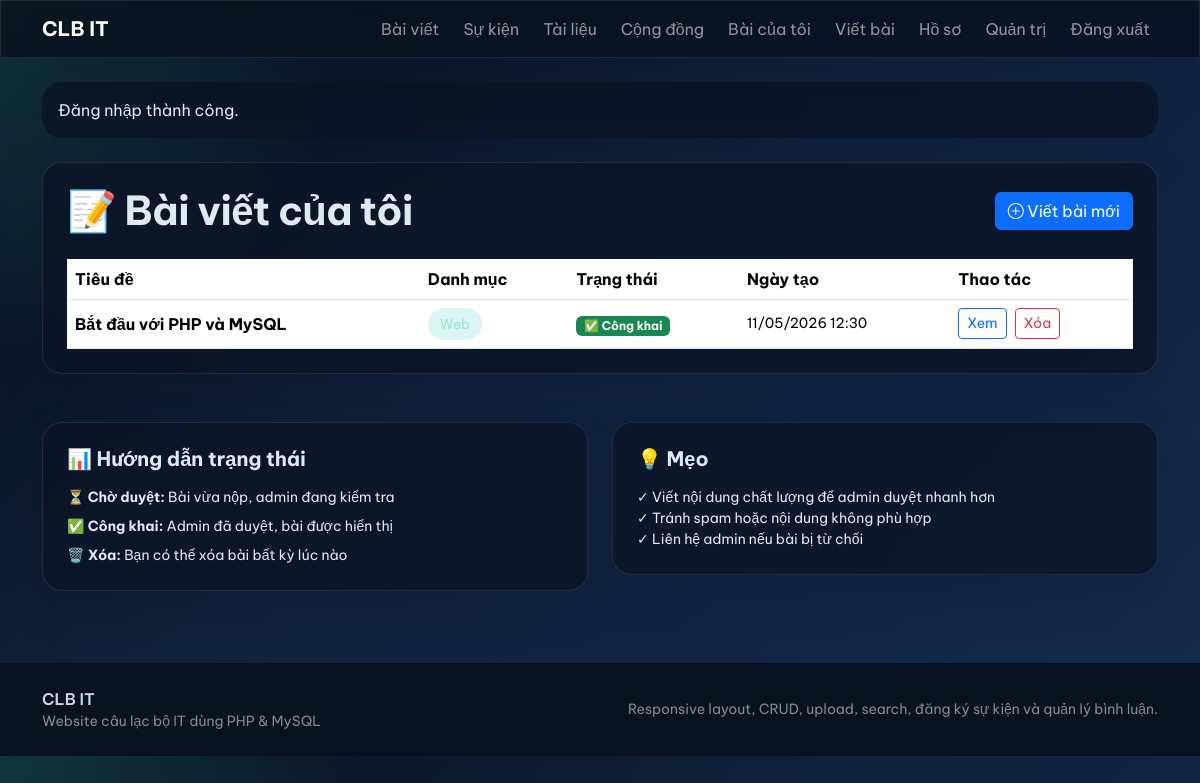
Page /my-posts.php (signed in) on the committed database.
### tables this page shows
CREATE TABLE posts (
    id INT AUTO_INCREMENT PRIMARY KEY,
    title VARCHAR(255) NOT NULL,
    slug VARCHAR(255) NOT NULL UNIQUE,
    excerpt VARCHAR(300) NOT NULL,
    content LONGTEXT NOT NULL,
    image VARCHAR(255) NULL,
    category_id INT NOT NULL,
    user_id INT NOT NULL,
    status ENUM('draft', 'published') NOT NULL DEFAULT 'published',
    published_at DATETIME NULL,
    created_at TIMESTAMP DEFAULT CURRENT_TIMESTAMP,
    updated_at TIMESTAMP DEFAULT CURRENT_TIMESTAMP ON UPDATE CURRENT_TIMESTAMP,
    CONSTRAINT fk_posts_category FOREIGN KEY (category_id) REFERENCES categories(id) ON DELETE RESTRICT,
    CONSTRAINT fk_posts_user FOREIGN KEY (user_id) REFERENCES users(id) ON DELETE CASCADE,
    INDEX idx_posts_category (category_id),
    INDEX idx_posts_user (user_id),
    INDEX idx_posts_status_date (status, published_at)
);

CREATE TABLE categories (
    id INT AUTO_INCREMENT PRIMARY KEY,
    name VARCHAR(100) NOT NULL UNIQUE,
    slug VARCHAR(120) NOT NULL UNIQUE,
    created_at TIMESTAMP DEFAULT CURRENT_TIMESTAMP,
    updated_at TIMESTAMP DEFAULT CURRENT_TIMESTAMP ON UPDATE CURRENT_TIMESTAMP
);

### config/database.php (called while the page is built, shortened)
<?php
function db(): PDO
{
    static $pdo = null;
    if ($pdo instanceof PDO) {
        return $pdo;
    }
    $dsn = 'mysql:host=' . DB_HOST . ';dbname=' . DB_NAME . ';charset=utf8mb4';
    $pdo = new PDO($dsn, DB_USER, DB_PASS, [
        PDO::ATTR_ERRMODE => PDO::ERRMODE_EXCEPTION,
        PDO::ATTR_DEFAULT_FETCH_MODE => PDO::FETCH_ASSOC,
        PDO::ATTR_EMULATE_PREPARES => false,
    ]);
    return $pdo;
}

### includes/functions.php (called while the page is built, shortened)
<?php
function e(?string $value): string
{
    return htmlspecialchars((string) $value, ENT_QUOTES, 'UTF-8');
}
function format_datetime(?string $value): string
{
    return date('d/m/Y H:i', strtotime($value));
}
function short_text(?string $value, int $limit = 140): string
{
    $value = trim((string) $value);
    if (mb_strlen($value) <= $limit) {
        return $value;
    }
    return mb_substr($value, 0, $limit - 3) . '...';
}
function badge_class_for_status(string $status): string
{
    return match ($status) {
        'active', 'published', 'approved' => 'text-bg-success',
        'locked', 'draft', 'pending' => 'text-bg-warning',
        'archived', 'spam' => 'text-bg-secondary',
        default => 'text-bg-primary',
    };
}

### my-posts.php (the view, shortened to what this page needs)
<?php
require_once __DIR__ . '/config/database.php';
require_once __DIR__ . '/includes/functions.php';
$userId = current_user_id();
$stmt = db()->prepare("SELECT p.*, c.name AS category_name FROM posts p INNER JOIN categories c ON c.id = p.category_id WHERE p.user_id = :user_id ORDER BY p.created_at DESC");
$stmt->execute(['user_id' => $userId]);
$myPosts = $stmt->fetchAll();
require_once __DIR__ . '/includes/header.php';
?>
<div class="clubit-card p-4">
    <div class="d-flex justify-content-between align-items-center flex-wrap gap-2 mb-4">
        <h1 class="section-title mb-0">📝 Bài viết của tôi</h1>
        <a href="/create-post.php" class="btn btn-primary"><i class="bi bi-plus-circle"></i> Viết bài mới</a>
    </div>
    <?php if (empty($myPosts)): ?>
        <div class="alert alert-info border-0 mb-0">
            <strong>Bạn chưa viết bài nào.</strong> <a href="/create-post.php" class="alert-link">Viết bài đầu tiên ngay!</a>
        </div>
    <?php else: ?>
        <div class="table-responsive">
            <table class="table align-middle mb-0">
                <thead>
                    <tr>
                        <th>Tiêu đề</th>
                        <th>Danh mục</th>
                        <th>Trạng thái</th>
                        <th>Ngày tạo</th>
                        <th>Thao tác</th>
                    </tr>
                </thead>
                <tbody>
                    <?php foreach ($myPosts as $post): ?>
                        <tr>
                            <td>
                                <strong><?php echo e(short_text($post['title'], 50)); ?></strong>
                            </td>
                            <td>
                                <span class="soft-badge"><?php echo e($post['category_name']); ?></span>
                            </td>
                            <td>
                                <span class="badge <?php echo e(badge_class_for_status($post['status'])); ?>">
                                    <?php
                                        $statusText = [
                                            'pending' => '⏳ Chờ duyệt',
                                            'published' => '✅ Công khai',
                                            'draft' => '📝 Nháp',
                                            'archived' => '📦 Lưu trữ'
                                        ];
                                        echo $statusText[$post['status']] ?? e($post['status']);
                                    ?>
                                </span>
                            </td>
                            <td class="small"><?php echo e(format_datetime($post['created_at'])); ?></td>
                            <td>
                                <div class="d-flex gap-2 flex-wrap">
                                    <?php if ($post['status'] === 'published'): ?>
                                        <a href="/post.php?id=<?php echo (int) $post['id']; ?>" class="btn btn-outline-primary btn-sm" target="_blank">Xem</a>
                                    <?php endif; ?>
                                    <form method="post" onsubmit="return confirm('Xóa bài viết này?');" style="display:inline;">
                                        <button class="btn btn-outline-danger btn-sm">Xóa</button>
                                    </form>
                                </div>
                            </td>
                        </tr>
                    <?php endforeach; ?>
                </tbody>
            </table>
        </div>
    <?php endif; ?>
</div>
<div class="row g-4 mt-4">
    <div class="col-lg-6">
        <div class="clubit-card p-4">
            <h5 class="fw-bold mb-3">📊 Hướng dẫn trạng thái</h5>
            <div class="small">
                <p class="mb-2"><strong>⏳ Chờ duyệt:</strong> Bài vừa nộp, admin đang kiểm tra</p>
                <p class="mb-2"><strong>✅ Công khai:</strong> Admin đã duyệt, bài được hiển thị</p>
                <p class="mb-0"><strong>🗑️ Xóa:</strong> Bạn có thể xóa bài bất kỳ lúc nào</p>
            </div>
        </div>
    </div>
    <div class="col-lg-6">
        <div class="clubit-card p-4">
            <h5 class="fw-bold mb-3">💡 Mẹo</h5>
            <div class="small">
                <p class="mb-0">✓ Viết nội dung chất lượng để admin duyệt nhanh hơn<br>
                   ✓ Tránh spam hoặc nội dung không phù hợp<br>
                   ✓ Liên hệ admin nếu bài bị từ chối</p>
            </div>
        </div>
    </div>
</div>
<?php require_once __DIR__ . '/includes/footer.php'; ?>

### assets/css/app.css (style rules this page uses)
:root { --clubit-bg: #08111f; --clubit-surface: rgba(12, 21, 39, 0.84); --clubit-card: rgba(255, 255, 255, 0.94); --clubit-accent: #36c2b4; --clubit-accent-2: #1d4ed8; --clubit-text: #dfe8f3; --clubit-muted: #93a4ba; --clubit-border: rgba(255, 255, 255, 0.09); }
* { box-sizing: border-box; }
body { font-family: 'Be Vietnam Pro', sans-serif; background: radial-gradient(circle at top left, rgba(54, 194, 180, 0.18), transparent 28%), radial-gradient(circle at top right, rgba(29, 78, 216, 0.18), transparent 30%), linear-gradient(180deg, #f6fbff 0%, #eef4fb 36%, #e8eef8 100%); color: #0f172a; }
body.clubit-logged-in { background: radial-gradient(circle at top left, rgba(54, 194, 180, 0.2), transparent 25%), linear-gradient(135deg, #07111f 0%, #10213a 42%, #132b4d 100%); color: var(--clubit-text); }
.navbar-glass, .clubit-card, .clubit-panel, .sidebar-glass { backdrop-filter: blur(18px); border: 1px solid var(--clubit-border); box-shadow: 0 18px 50px rgba(2, 8, 23, 0.12); }
.clubit-card, .clubit-panel { background: var(--clubit-card); border-radius: 1.25rem; }
body.clubit-logged-in .clubit-card, body.clubit-logged-in .clubit-panel { background: rgba(12, 21, 39, 0.82); color: var(--clubit-text); }
.section-title { font-weight: 700; letter-spacing: -0.02em; }
.soft-badge { display: inline-flex; align-items: center; gap: 0.4rem; border-radius: 999px; padding: 0.35rem 0.75rem; font-size: 0.85rem; background: rgba(54, 194, 180, 0.12); color: #0f766e; }
body.clubit-logged-in .soft-badge { background: rgba(54, 194, 180, 0.18); color: #9ce5dc; }

### rows in the picture
posts: title "Bắt đầu với PHP và MySQL", category.name "Web", status "✅ Công khai", created_at "11/05/2026 12:30"

### other values in the picture
APP_NAME "CLB IT"
$flash['message'] "Đăng nhập thành công."
